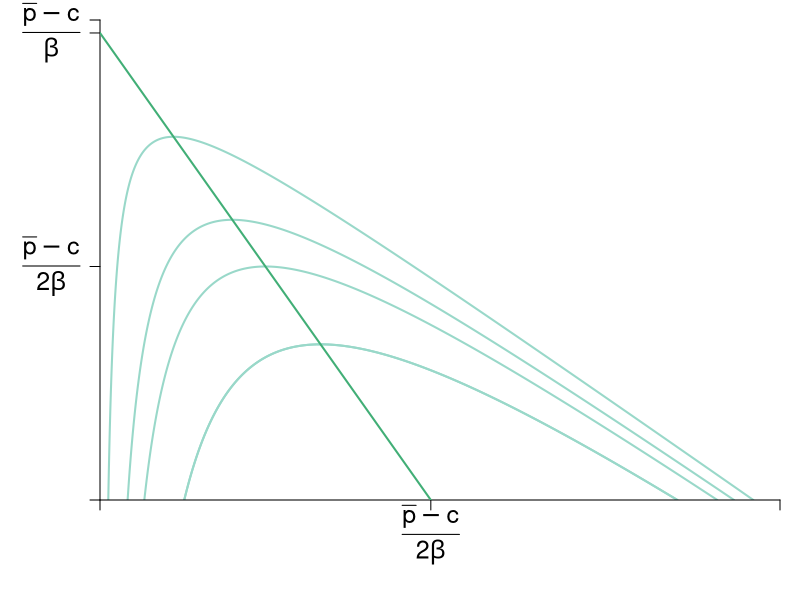

Source code (R): (Note: this script raises an error after producing the figure.)
## require(shape)
pdf(file = "competitionmarkets/cournot_brfs_oligopoly_profits.pdf", width = 8, height = 8)

#Set parameters for graphics
pointsize <- 1.8
axislabelsize <- 1.8
labelsize <- 1.5
namesize <- 1.8
annotatesize <- 1.3
graphlinewidth <- 2
segmentlinewidth <- 1.5

COL <- c("#7fc97f", "#beaed4", "#fdc086", "#ffff99", "#386cb0", "#f0027f", "#bf5b17", "#666666")
COLA <- c("#e0f3db", "#99d8c9","#66c2a4","#41ae76", "#238b45", "#005824")
COLB <- c("#c6dbef", "#4eb3d3", "#2b8cbe", "#0868ac","#084081")
par(mar =  c(5, 5, 1, 1))

piA <- function(xa, xb, s = 0.5, pmax = 20, c1 = 2) {
  (pmax - s*xb)*xa - s*(xa)^2 - c1*xa
}

piB <- function(xa, xb, s = 0.5, pmax = 20, c1 = 2) {
  (pmax - s*xa)*xb - s*(xb)^2 - c1*xb
}

brfB <- function(xa, s = 0.5, pmax = 20, c1 = 2) {
  (pmax - c1)/(2*s) - (1/2)*xa
}

brfA <- function(xa, s = 0.5, pmax = 20, c1 = 2) {
  (pmax - c1)/s - 2*xa
}

ProfitI <- function(n, s = 0.5, pmax = 20, c1 = 2) {
  (1/(n+1)^2)*(pmax - c1)^2/(s)
}

outputI <- function(n, s = 0.5, pmax = 20, c1 = 2) {
  (1/(n + 1))*(pmax - c1)/(s)
}


xlims <- c(0, 37)
ylims <- c(0, 37)

npts <- 501 
x <- seq(xlims[1], xlims[2], length.out = npts)
y <- seq(ylims[1], ylims[2], length.out = npts) 
a <- c(ProfitI(n = 2), ProfitI(n = 2), ProfitI(n = 3), ProfitI(n = 4), ProfitI(n = 8))

plot(0, 0, xlim = xlims, ylim = ylims, type = "n",
     xlab = expression(paste("")),
     ylab = expression(paste("")), 
     xaxt = "n", 
     yaxt = "n", 
     cex.lab = axislabelsize, 
     bty = "n",
     xaxs="i", 
     yaxs="i")

# ticksy <- seq(from = 0, to = ylims[2], by = 2)
# ylabels <- seq(from = 0, to = ylims[2], by = 2)
# ticksx <- seq(from = 0, to = xlims[2], by = 2)
# xlabels <- seq(from = 0, to = xlims[2], by = 2)
ticksy <- c(0,  18, 36, ylims[2])
ylabels <- c(NA, expression(paste( frac(bar(p) - c,2*beta) )), expression(paste( frac(bar(p) - c,beta) )), NA)
ticksx <- c(0,  18, xlims[2])
xlabels <- c(NA,  expression(paste(frac(bar(p) - c,2*beta))),  NA)

contour(x, y,
        outer(x, y, piA),
        #labels = c("v1", "v2", "v3"),
        drawlabels = FALSE,
        col = COLA[2],
        #xlab = expression(paste("A's Apples, ", x)),
        #ylab = expression(paste("A's Oranges, ", y)),
        #cex.lab = axislabelsize,
        lwd = graphlinewidth,
        levels = a,
        xaxs="i",
        yaxs="i",
        add = TRUE)


axis(1, at = ticksx, pos = 0, labels = FALSE, cex.axis = labelsize)

text(x = c(0, 18, 36, xlims[2]), par("usr")[3] - 0.4, labels = xlabels, srt = 0, pos = 1, xpd = TRUE, cex = labelsize)

axis(2, at = ticksy, pos = 0, labels = ylabels, las = 1, cex.axis = labelsize)

npts <- 500 
xx1 <- seq(xlims[1], xlims[2], length.out = npts)

lines(xx1, brfA(xx1, s = 0.5, pmax = 20, c1 = 2), col = COLA[4], lwd = graphlinewidth)
## lines(xx1, brfB(xx1, s = 0.5, pmax = 20, c1 = 2), col = COLB[4], lwd = graphlinewidth)

## segments(0, 12, 12, 12, lty = 2, col = "gray" , lwd = segmentlinewidth)
# segments(12, 0, 12, 12, lty = 2, col = "gray" , lwd = segmentlinewidth)
# segments(0, 0, 36, 36, lty = 2, col = COLB[3] , lwd = graphlinewidth)
# segments(0, 0, 18, 36, lty = 2, col = COLB[3] , lwd = graphlinewidth)
# segments(0, 0, 12, 36, lty = 2, col = COLB[3] , lwd = graphlinewidth)

segments(4 - 3, brfA(x = 4), 4 + 3, brfA(x = 4), lty = 2, col = Grays[20] , lwd = segmentlinewidth)
segments(7.2 - 3, brfA(x = 7.2), 7.2 + 3, brfA(x = 7.2), lty = 2, col = Grays[20] , lwd = segmentlinewidth)

segments(9 - 3, brfA(x = 9), 9 + 3, brfA(x = 9), lty = 2, col = Grays[20] , lwd = segmentlinewidth)

segments(12 - 3, brfA(x = 12), 12 + 3, brfA(x = 12), lty = 2, col = Grays[20] , lwd = segmentlinewidth)

## segments(0, 0, 7, 35, lty = 2, col = COLB[3] , lwd = graphlinewidth)
#mtext(expression(paste("A's output, ", x^A)), side=1, line = 2.5, cex = axislabelsize)
text(0.5*(xlims[2]), -4.2, expression(paste("The firm's output, ", x^i)), xpd = TRUE, cex = axislabelsize) 
text(-4.6, 0.5*ylims[2], expression(paste("Other firms' total output, ", X^{-i})), xpd = TRUE, cex = axislabelsize, srt = 90) 


#Label point i. 
points(12, 12, pch = 16, col = "black", cex = 1.5)
text(12.5, 12.6, expression(paste(n[2])), cex = labelsize)

points(9, 18, pch = 16, col = "black", cex = 1.5)
text(9.5, 18.6, expression(paste(n[3])), cex = labelsize)

points(7.2, 21.6, pch = 16, col = "black", cex = 1.5)
text(7.8, 22.2, expression(paste(n[4])), cex = labelsize)

points(4, 28, pch = 16, col = "black", cex = 1.5)
text(4.7, 28.6, expression(paste(n[8])), cex = labelsize)

text(2.3, 22, expression(paste(pi[n[8]])), cex = labelsize)
text(4.7, 18, expression(paste(pi[n[4]])), cex = labelsize)
text(6.3, 15, expression(paste(pi[n[3]])), cex = labelsize)
text(8.6, 9.2, expression(paste(pi[n[2]])), cex = labelsize)

#A's brf
text(21.2, 4.3, expression(paste("The firm's")), cex = labelsize)
text(21.2, 3.1, expression(paste("best-response")), cex = labelsize)
text(21.2, 1.9, expression(paste("function")), cex = labelsize)
## text(6, 32.75, expression(paste("function")))
## Arrows(6, 32, 6, 26, col = "black", lty = 1, lwd = 2, arr.type = "triangle", arr.lwd = 0.5)



dev.off()
